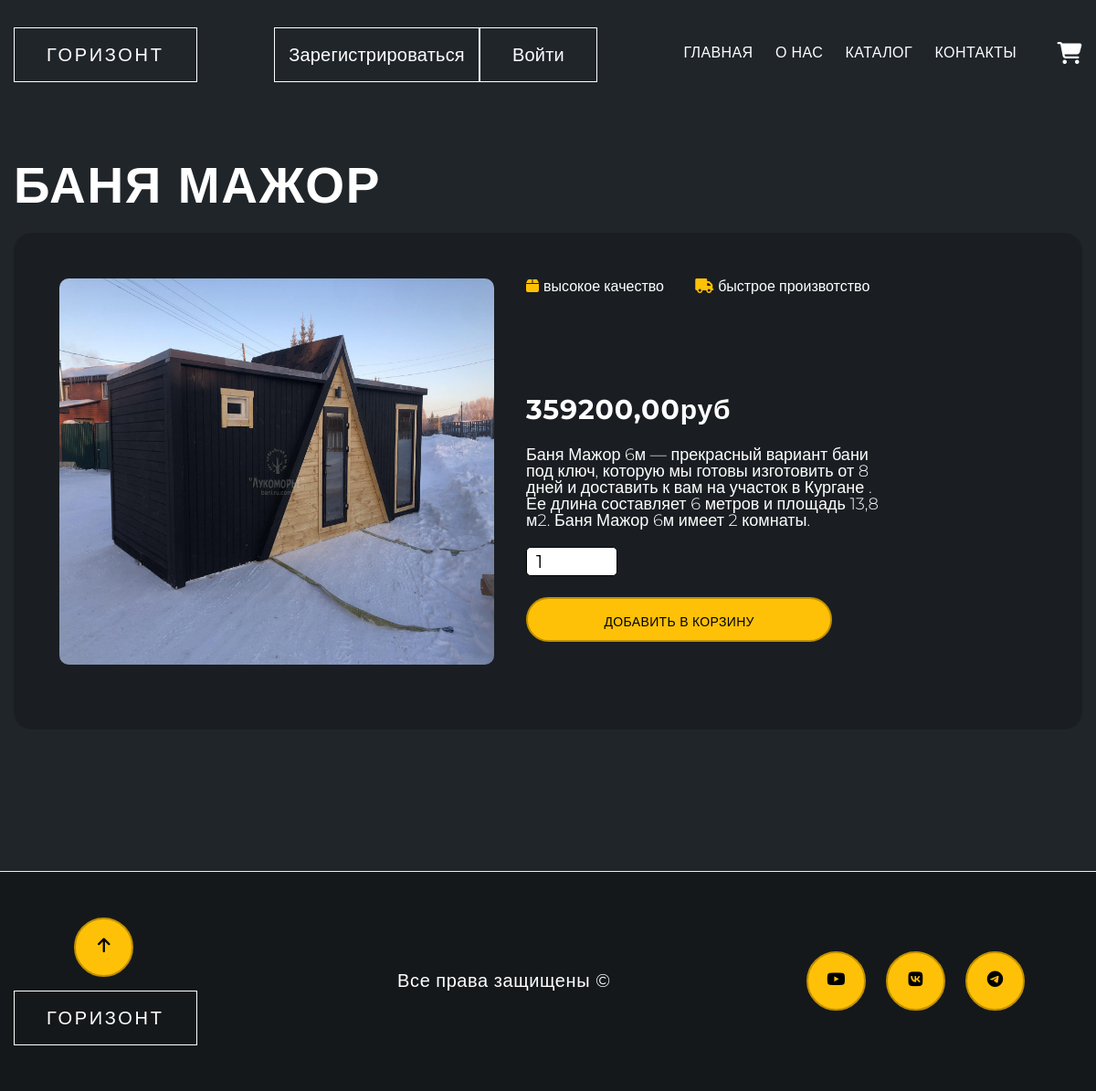
Screenshot of /material/banya-mazhor with the database file from the repository.
### product/models.py (models this page shows, shortened)
class Product(models.Model):
    title = models.CharField(max_length=200, db_index=True)
    slug = models.SlugField(max_length=200, db_index=True)
    image = models.ImageField(upload_to='user_images/%Y/%m/%d', blank=True)
    desc = models.TextField(blank=True)
    price = models.DecimalField(max_digits=10, decimal_places=2)
    available = models.BooleanField(default=True)
    class Meta:
        verbose_name = 'Продукт'
        verbose_name_plural = 'Товары'
        ordering = ('title',)
        index_together = (('id', 'slug'),)

### product/views.py (the view)
# urls.py: path('material/<slug>', views.product_detail, name="material"),
def product_detail(request, slug):
    product = get_object_or_404(Product,
                                slug=slug,
                                available=True)
    cart_product_form = CartAddProductForm()
    return render(request, 'product/product.html', {'product': product,
                                                        'cart_product_form': cart_product_form,
                                                         'title': 'Товар'})

### cart/forms.py
class CartAddProductForm(forms.Form):
    quantity = forms.TypedChoiceField(choices=PRODUCT_QUANTITY_CHOICES, coerce=int)
    update = forms.BooleanField(required=False, initial=False, widget=forms.HiddenInput)

### templates/product/product.html (shortened to what this page needs)
{% extends 'layout.html' %}
{% load static %}
{% block main %}
      <section class="section section__katalog">
        <div class="container">
              <div class="product__header">
                  <h1 class="product__title">{{ product.title }}</h1>
              </div>
                  <div class="page__contact-card">
                      <img class="page__tovar-img" src="{{ product.image.url }}" alt="{{ object.title }}">
                      <div class="page__contact-text">
                          <div class="page__product-span">
                               <span class="main__span-1">
                              <i class="fa-solid fa-box"></i>высокое качество
                           </span>
                           <span class="main__span-2">
                              <i class="fa-solid fa-truck"></i>быстрое произвотство
                           </span>
                          </div>
                           <p class="main__price">{{ product.price }}руб</p>
                           <p class="main__description">{{ product.desc }}</p>
                          <form action="{% url 'cart:cart_add' product.id %}"  method="POST">
                          <div class="quantity">
                              <input id="quantity__input"  class="quantity__input" type="text" name="quantity" value="1">
                          </div>
                              <input type="submit" class="main__left-button" value="Добавить в корзину">
                           </form>
                    </div>
            </div>
        </div>
      </section>
 <footer class="footer">
           <div class="container">
               <div class="footer__inner">
                   <div class="footet__item footer__start">
                           <div class="up-btn">
                             <i class="fas fa-arrow-up"></i>
                           </div>
                           <div class="header__logo footer__logo">
                              <button class="footer__btn-3">ГОРИЗОНТ</button>
                       </div>
                     </div>
                     <div class="footer__item footer__center">
                          <span>Все права защищены &copy;</span>
                     </div>
                     <div class="footer__item footer__end">
                         <div class="social">
                           <div>
                             <a href="https://www.youtube.com/channel/UCgMNtb18CYEygaqkbWvCgMA/featured">
                               <i id='i_link' class="fab fa-youtube"></i>
                             </a>
                            </div>
                              <div>
                                <a href="https://vk.com/id433520181">
                                  <i id='i_link' class="fa-brands fa-vk"></i>
                                  </a>
                               </div>
                              <div>
                                <a href="https://web.telegram.org/z/">
                                  <i id='i_link' class="fa-brands fa-telegram"></i>
                              </div>
                           </div>
                     </div>
               </div>
           </div>
       </footer>
{% endblock %}

### rows the page displays
Product: title "БАНЯ МАЖОР", image (picture), price "359200,00", desc "Баня Мажор 6м — прекрасный вариант бани под ключ, которую мы готовы изготовить от 8 дней и доставить к вам на участок в Кургане . Ее длина составляет 6 метров и площадь 13,8 м2. Баня Мажор 6м имеет 2 комнаты."
